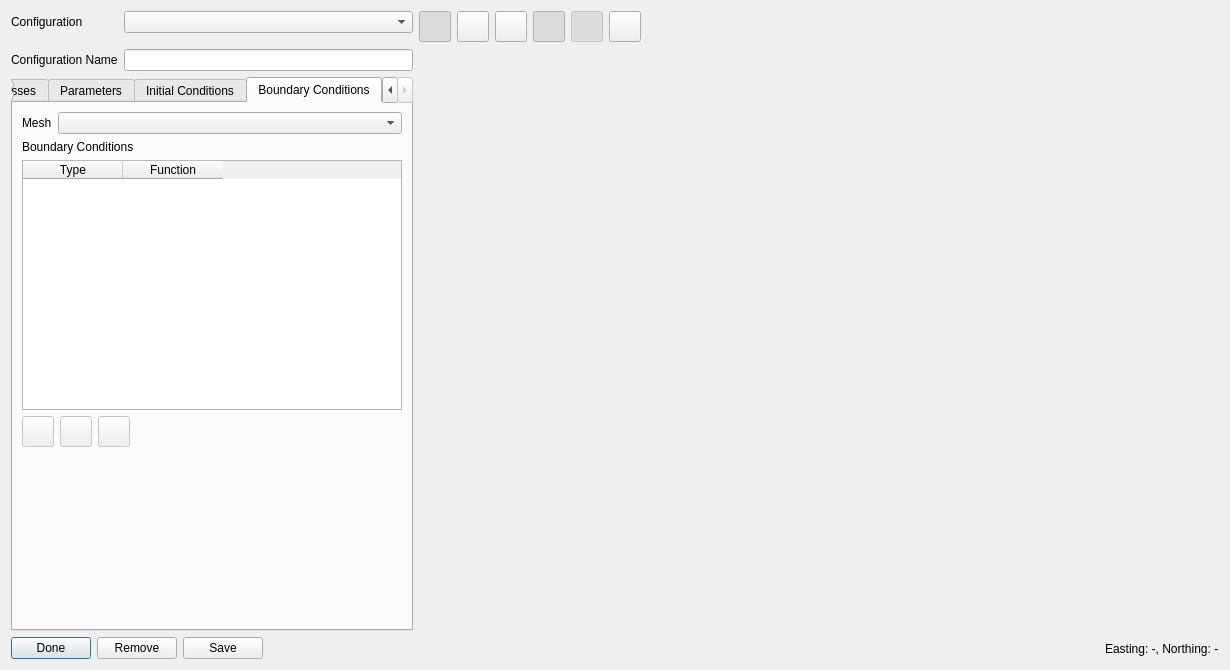
<?xml version="1.0" encoding="UTF-8"?>
<ui version="4.0">
 <class>HydrodynamicDataDialog</class>
 <widget class="QDialog" name="HydrodynamicDataDialog">
  <property name="geometry">
   <rect>
    <x>0</x>
    <y>0</y>
    <width>1230</width>
    <height>670</height>
   </rect>
  </property>
  <property name="windowTitle">
   <string>Hydrodynamic Data</string>
  </property>
  <layout class="QHBoxLayout" name="horizontalLayout">
   <item>
    <layout class="QVBoxLayout" name="leftLayout">
     <item>
      <layout class="QGridLayout" name="configurationLayout">
       <item row="1" column="0">
        <spacer name="verticalSpacer">
         <property name="orientation">
          <enum>Qt::Vertical</enum>
         </property>
         <property name="sizeType">
          <enum>QSizePolicy::Fixed</enum>
         </property>
         <property name="sizeHint" stdset="0">
          <size>
           <width>20</width>
           <height>10</height>
          </size>
         </property>
        </spacer>
       </item>
       <item row="2" column="1">
        <widget class="QLineEdit" name="edtConfigurationName"/>
       </item>
       <item row="0" column="1">
        <widget class="QComboBox" name="cbxConfiguration"/>
       </item>
       <item row="2" column="0">
        <widget class="QLabel" name="label_2">
         <property name="text">
          <string>Configuration Name</string>
         </property>
        </widget>
       </item>
       <item row="0" column="0">
        <widget class="QLabel" name="label">
         <property name="text">
          <string>Configuration</string>
         </property>
        </widget>
       </item>
      </layout>
     </item>
     <item>
      <widget class="QTabWidget" name="tabWidget">
       <property name="currentIndex">
        <number>3</number>
       </property>
       <widget class="QWidget" name="tab_3">
        <attribute name="title">
         <string>Processes</string>
        </attribute>
        <layout class="QGridLayout" name="gridLayout_2">
         <item row="0" column="0">
          <widget class="QTreeWidget" name="trwProcesses">
           <property name="alternatingRowColors">
            <bool>true</bool>
           </property>
           <property name="selectionMode">
            <enum>QAbstractItemView::NoSelection</enum>
           </property>
           <property name="indentation">
            <number>15</number>
           </property>
           <property name="animated">
            <bool>true</bool>
           </property>
           <property name="headerHidden">
            <bool>true</bool>
           </property>
           <attribute name="headerVisible">
            <bool>false</bool>
           </attribute>
           <column>
            <property name="text">
             <string notr="true">1</string>
            </property>
           </column>
          </widget>
         </item>
        </layout>
       </widget>
       <widget class="QWidget" name="tab_4">
        <attribute name="title">
         <string>Parameters</string>
        </attribute>
        <layout class="QGridLayout" name="gridLayout_3">
         <item row="0" column="0">
          <widget class="QTreeWidget" name="trwParameters">
           <property name="alternatingRowColors">
            <bool>true</bool>
           </property>
           <property name="selectionMode">
            <enum>QAbstractItemView::NoSelection</enum>
           </property>
           <property name="indentation">
            <number>15</number>
           </property>
           <property name="animated">
            <bool>true</bool>
           </property>
           <attribute name="headerVisible">
            <bool>false</bool>
           </attribute>
           <column>
            <property name="text">
             <string notr="true">1</string>
            </property>
           </column>
           <column>
            <property name="text">
             <string>2</string>
            </property>
           </column>
          </widget>
         </item>
        </layout>
       </widget>
       <widget class="QWidget" name="initialConditionsTab">
        <attribute name="title">
         <string>Initial Conditions</string>
        </attribute>
        <layout class="QFormLayout" name="formLayout">
         <property name="fieldGrowthPolicy">
          <enum>QFormLayout::FieldsStayAtSizeHint</enum>
         </property>
        </layout>
       </widget>
       <widget class="QWidget" name="tab_6">
        <attribute name="title">
         <string>Boundary Conditions</string>
        </attribute>
        <layout class="QVBoxLayout" name="verticalLayout">
         <item>
          <layout class="QHBoxLayout" name="horizontalLayout_3">
           <item>
            <widget class="QLabel" name="label_4">
             <property name="sizePolicy">
              <sizepolicy hsizetype="Fixed" vsizetype="Preferred">
               <horstretch>0</horstretch>
               <verstretch>0</verstretch>
              </sizepolicy>
             </property>
             <property name="text">
              <string>Mesh</string>
             </property>
            </widget>
           </item>
           <item>
            <widget class="QComboBox" name="cbxMesh"/>
           </item>
          </layout>
         </item>
         <item>
          <widget class="QLabel" name="label_3">
           <property name="text">
            <string>Boundary Conditions</string>
           </property>
          </widget>
         </item>
         <item>
          <widget class="QTableWidget" name="tblBoundaryConditions">
           <property name="minimumSize">
            <size>
             <width>0</width>
             <height>250</height>
            </size>
           </property>
           <column>
            <property name="text">
             <string>Type</string>
            </property>
           </column>
           <column>
            <property name="text">
             <string>Function</string>
            </property>
           </column>
          </widget>
         </item>
         <item>
          <layout class="QHBoxLayout" name="horizontalLayout_4">
           <item>
            <widget class="QToolButton" name="btnAddBoundaryCondition">
             <property name="enabled">
              <bool>false</bool>
             </property>
             <property name="text">
              <string/>
             </property>
             <property name="icon">
              <iconset resource="../../icons.qrc">
               <normaloff>:/icons/document-new.png</normaloff>:/icons/document-new.png</iconset>
             </property>
             <property name="iconSize">
              <size>
               <width>24</width>
               <height>24</height>
              </size>
             </property>
             <property name="shortcut">
              <string>Ctrl+S</string>
             </property>
            </widget>
           </item>
           <item>
            <widget class="QToolButton" name="btnEditBoundaryCondition">
             <property name="enabled">
              <bool>false</bool>
             </property>
             <property name="text">
              <string/>
             </property>
             <property name="icon">
              <iconset resource="../../icons.qrc">
               <normaloff>:/icons/document-properties.png</normaloff>:/icons/document-properties.png</iconset>
             </property>
             <property name="iconSize">
              <size>
               <width>24</width>
               <height>24</height>
              </size>
             </property>
            </widget>
           </item>
           <item>
            <widget class="QToolButton" name="btnRemoveBoundaryCondition">
             <property name="enabled">
              <bool>false</bool>
             </property>
             <property name="text">
              <string/>
             </property>
             <property name="icon">
              <iconset resource="../../icons.qrc">
               <normaloff>:/icons/document-close.png</normaloff>:/icons/document-close.png</iconset>
             </property>
             <property name="iconSize">
              <size>
               <width>24</width>
               <height>24</height>
              </size>
             </property>
            </widget>
           </item>
           <item>
            <spacer name="horizontalSpacer_2">
             <property name="orientation">
              <enum>Qt::Horizontal</enum>
             </property>
             <property name="sizeHint" stdset="0">
              <size>
               <width>40</width>
               <height>20</height>
              </size>
             </property>
            </spacer>
           </item>
          </layout>
         </item>
         <item>
          <spacer name="verticalSpacer_2">
           <property name="orientation">
            <enum>Qt::Vertical</enum>
           </property>
           <property name="sizeHint" stdset="0">
            <size>
             <width>20</width>
             <height>40</height>
            </size>
           </property>
          </spacer>
         </item>
        </layout>
       </widget>
      </widget>
     </item>
     <item>
      <layout class="QHBoxLayout" name="actionsLayout">
       <item>
        <widget class="QPushButton" name="btnDone">
         <property name="text">
          <string>Done</string>
         </property>
        </widget>
       </item>
       <item>
        <widget class="QPushButton" name="btnRemove">
         <property name="text">
          <string>Remove</string>
         </property>
        </widget>
       </item>
       <item>
        <widget class="QPushButton" name="btnSave">
         <property name="text">
          <string>Save</string>
         </property>
        </widget>
       </item>
       <item>
        <spacer name="horizontalSpacer">
         <property name="orientation">
          <enum>Qt::Horizontal</enum>
         </property>
         <property name="sizeHint" stdset="0">
          <size>
           <width>40</width>
           <height>20</height>
          </size>
         </property>
        </spacer>
       </item>
      </layout>
     </item>
    </layout>
   </item>
   <item>
    <layout class="QVBoxLayout" name="rightLayout">
     <item>
      <layout class="QHBoxLayout" name="horizontalLayout_2">
       <item>
        <widget class="QToolButton" name="btnNavigateMode">
         <property name="toolTip">
          <string>Navigation mode</string>
         </property>
         <property name="text">
          <string/>
         </property>
         <property name="icon">
          <iconset resource="../../icons.qrc">
           <normaloff>:/icons/transform-move.png</normaloff>:/icons/transform-move.png</iconset>
         </property>
         <property name="iconSize">
          <size>
           <width>24</width>
           <height>24</height>
          </size>
         </property>
         <property name="checkable">
          <bool>true</bool>
         </property>
         <property name="checked">
          <bool>true</bool>
         </property>
        </widget>
       </item>
       <item>
        <widget class="QToolButton" name="btnOriginalZoom">
         <property name="toolTip">
          <string>Reset zoom</string>
         </property>
         <property name="text">
          <string/>
         </property>
         <property name="icon">
          <iconset resource="../../icons.qrc">
           <normaloff>:/icons/zoom-original.png</normaloff>:/icons/zoom-original.png</iconset>
         </property>
         <property name="iconSize">
          <size>
           <width>24</width>
           <height>24</height>
          </size>
         </property>
        </widget>
       </item>
       <item>
        <widget class="QToolButton" name="btnZoomArea">
         <property name="toolTip">
          <string>Zoom area</string>
         </property>
         <property name="text">
          <string/>
         </property>
         <property name="icon">
          <iconset resource="../../icons.qrc">
           <normaloff>:/icons/zoom-select.png</normaloff>:/icons/zoom-select.png</iconset>
         </property>
         <property name="iconSize">
          <size>
           <width>24</width>
           <height>24</height>
          </size>
         </property>
         <property name="checkable">
          <bool>true</bool>
         </property>
         <property name="checked">
          <bool>false</bool>
         </property>
        </widget>
       </item>
       <item>
        <widget class="QToolButton" name="btnShowAxes">
         <property name="toolTip">
          <string>Show/Hide axes</string>
         </property>
         <property name="text">
          <string/>
         </property>
         <property name="icon">
          <iconset resource="../../icons.qrc">
           <normaloff>:/icons/show-axis.png</normaloff>:/icons/show-axis.png</iconset>
         </property>
         <property name="iconSize">
          <size>
           <width>24</width>
           <height>24</height>
          </size>
         </property>
         <property name="checkable">
          <bool>true</bool>
         </property>
         <property name="checked">
          <bool>true</bool>
         </property>
        </widget>
       </item>
       <item>
        <widget class="QToolButton" name="btnShowMesh">
         <property name="enabled">
          <bool>false</bool>
         </property>
         <property name="toolTip">
          <string>Show/Hide mesh</string>
         </property>
         <property name="text">
          <string/>
         </property>
         <property name="icon">
          <iconset resource="../../icons.qrc">
           <normaloff>:/icons/unstructured-mesh.png</normaloff>:/icons/unstructured-mesh.png</iconset>
         </property>
         <property name="iconSize">
          <size>
           <width>24</width>
           <height>24</height>
          </size>
         </property>
         <property name="checkable">
          <bool>true</bool>
         </property>
         <property name="checked">
          <bool>true</bool>
         </property>
        </widget>
       </item>
       <item>
        <widget class="QToolButton" name="btnBackgroundColor">
         <property name="toolTip">
          <string>Change background color</string>
         </property>
         <property name="text">
          <string/>
         </property>
         <property name="iconSize">
          <size>
           <width>24</width>
           <height>24</height>
          </size>
         </property>
        </widget>
       </item>
       <item>
        <spacer name="horizontalSpacer_3">
         <property name="orientation">
          <enum>Qt::Horizontal</enum>
         </property>
         <property name="sizeHint" stdset="0">
          <size>
           <width>40</width>
           <height>20</height>
          </size>
         </property>
        </spacer>
       </item>
      </layout>
     </item>
     <item>
      <widget class="HydrodynamicVTKWidget" name="vtkWidget">
       <property name="sizePolicy">
        <sizepolicy hsizetype="Expanding" vsizetype="Expanding">
         <horstretch>0</horstretch>
         <verstretch>0</verstretch>
        </sizepolicy>
       </property>
       <property name="minimumSize">
        <size>
         <width>800</width>
         <height>562</height>
        </size>
       </property>
      </widget>
     </item>
     <item>
      <layout class="QHBoxLayout" name="horizontalLayout_5">
       <item>
        <spacer name="horizontalSpacer_4">
         <property name="orientation">
          <enum>Qt::Horizontal</enum>
         </property>
         <property name="sizeHint" stdset="0">
          <size>
           <width>40</width>
           <height>20</height>
          </size>
         </property>
        </spacer>
       </item>
       <item>
        <widget class="QLabel" name="lblUTMCoordinate">
         <property name="text">
          <string>Easting: -, Northing: -</string>
         </property>
        </widget>
       </item>
      </layout>
     </item>
    </layout>
   </item>
  </layout>
 </widget>
 <customwidgets>
  <customwidget>
   <class>HydrodynamicVTKWidget</class>
   <extends>QFrame</extends>
   <header>include/ui/hydrodynamic_vtk_widget.h</header>
   <container>1</container>
   <slots>
    <slot>resetZoom()</slot>
    <slot>toggleZoomArea(bool)</slot>
    <slot>toggleAxes(bool)</slot>
    <slot>toggleMesh(bool)</slot>
   </slots>
  </customwidget>
 </customwidgets>
 <tabstops>
  <tabstop>cbxConfiguration</tabstop>
  <tabstop>edtConfigurationName</tabstop>
  <tabstop>tabWidget</tabstop>
  <tabstop>tblBoundaryConditions</tabstop>
  <tabstop>btnDone</tabstop>
  <tabstop>btnRemove</tabstop>
  <tabstop>btnSave</tabstop>
  <tabstop>trwProcesses</tabstop>
  <tabstop>trwParameters</tabstop>
 </tabstops>
 <resources>
  <include location="../../icons.qrc"/>
 </resources>
 <connections>
  <connection>
   <sender>btnOriginalZoom</sender>
   <signal>clicked()</signal>
   <receiver>vtkWidget</receiver>
   <slot>resetZoom()</slot>
   <hints>
    <hint type="sourcelabel">
     <x>476</x>
     <y>30</y>
    </hint>
    <hint type="destinationlabel">
     <x>816</x>
     <y>341</y>
    </hint>
   </hints>
  </connection>
  <connection>
   <sender>btnZoomArea</sender>
   <signal>clicked(bool)</signal>
   <receiver>vtkWidget</receiver>
   <slot>toggleZoomArea(bool)</slot>
   <hints>
    <hint type="sourcelabel">
     <x>518</x>
     <y>30</y>
    </hint>
    <hint type="destinationlabel">
     <x>816</x>
     <y>341</y>
    </hint>
   </hints>
  </connection>
  <connection>
   <sender>btnShowAxes</sender>
   <signal>clicked(bool)</signal>
   <receiver>vtkWidget</receiver>
   <slot>toggleAxes(bool)</slot>
   <hints>
    <hint type="sourcelabel">
     <x>560</x>
     <y>30</y>
    </hint>
    <hint type="destinationlabel">
     <x>816</x>
     <y>341</y>
    </hint>
   </hints>
  </connection>
  <connection>
   <sender>btnShowMesh</sender>
   <signal>clicked(bool)</signal>
   <receiver>vtkWidget</receiver>
   <slot>toggleMesh(bool)</slot>
   <hints>
    <hint type="sourcelabel">
     <x>602</x>
     <y>30</y>
    </hint>
    <hint type="destinationlabel">
     <x>816</x>
     <y>341</y>
    </hint>
   </hints>
  </connection>
 </connections>
</ui>
